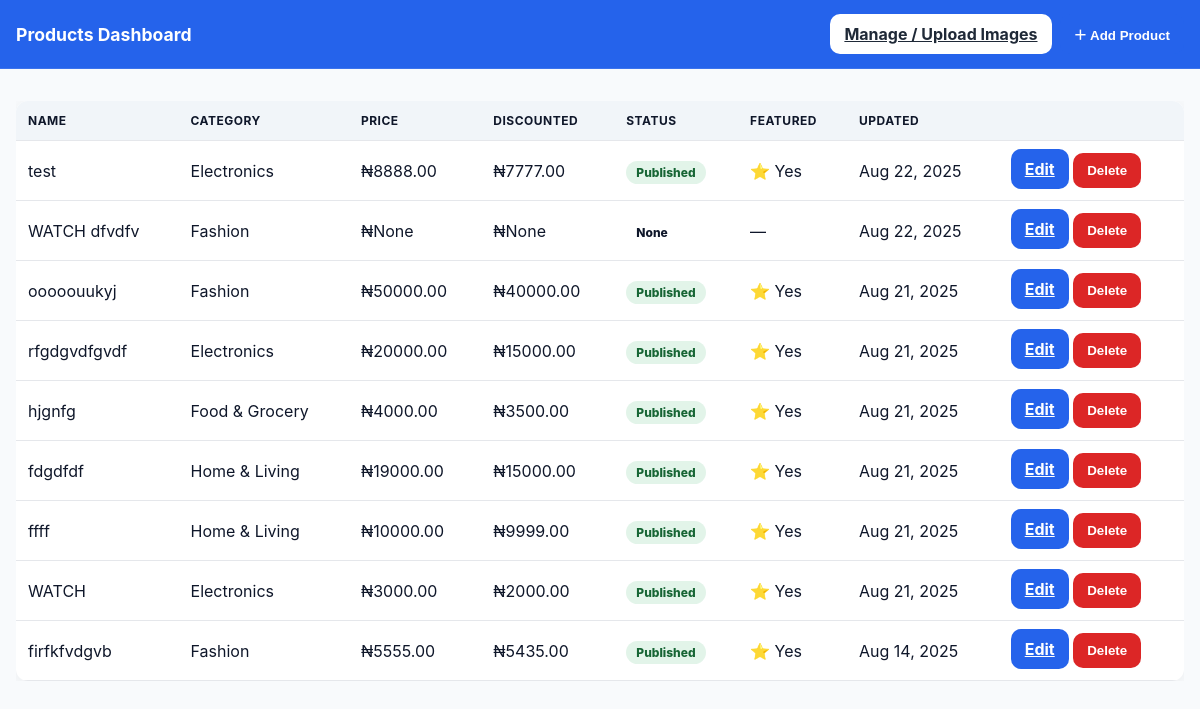
The page /products/ (signed in) on the database its author committed.
### Products/models.py (models this page shows, shortened)
class Products(models.Model):
    STATUS_CHOICES = (
    ('draft', 'Draft'),
    ('published', 'Published'),
    )
    user = models.ForeignKey(User, on_delete=models.CASCADE,null=True)
    category = models.ForeignKey(category, related_name="product_category",on_delete=models.CASCADE,null=True)
    name = models.CharField(max_length=50, null =True)
    description = models.TextField(null =True)
    meta_keywords = models.CharField(max_length=255, null =True, help_text="seo keywords seprated with comma")
    meta_descriptions = models.CharField(max_length=255, null =True, help_text="seo description here")
    product_image = models.ForeignKey(Product_image, on_delete=models.CASCADE,null= True,related_name="prod_image")
    published = models.DateTimeField(auto_now_add =True, null=True)
    updated = models.DateTimeField(auto_now=True,null=True)
    slug = models.SlugField(null=True, max_length=100,unique=True)
    actualprice = models.DecimalField(max_digits= 20, decimal_places=2,null=True)
    discountedprice = models.DecimalField(max_digits= 20, decimal_places=2,null=True)
    status = models.CharField(max_length=30, null =True,choices = STATUS_CHOICES,default="published")
    featured = models.BooleanField(default=False, null=True,blank=True)
    product_image2 = models.ForeignKey(Product_image, on_delete=models.CASCADE,null=True,related_name="prod_image2")
    product_image3 = models.ForeignKey(Product_image, on_delete=models.CASCADE, null=True,related_name="prod_image3")
    stock = models.PositiveIntegerField(default=0)
    class Meta:
        verbose_name="Products"
        verbose_name_plural="Products"

class category(models.Model):
    name = models.CharField(max_length=30, null = True)
    image = models.ImageField( upload_to="img/", null=True)
    class Meta:
        verbose_name="category"
        verbose_name_plural="Category"

### Products/views.py (the view, shortened to what this page needs)
# urls.py: path("products/", views.product_list, name="product_list"),
@login_required
def product_list(request):
    products = Products.objects.filter(user=request.user).order_by("-published")
    categories = category.objects.all()
    images = Product_image.objects.filter(user=request.user)
    return render(
        request,
        "product_list.html",
        {
            "products": products,
            "categories": categories,
            "images": images,
        },
    )

### templates/product_list.html (shortened to what this page needs)
{% load static %}
<!DOCTYPE html>
<html lang="en">
<head>
</head>
<body>
  <header>
    <div class="row">
      <h1>Products Dashboard</h1>
      <div class="actions-header">
        <a class="btn-ghost btn" href="{% url 'addproductimage' %}">Manage / Upload Images</a>
        <button id="openAdd" class="btn">＋ Add Product</button>
      </div>
    </div>
  </header>
  <div class="container">
    <div class="table-wrapper">
      <table>
        <thead>
          <tr>
            <th>Name</th><th>Category</th><th>Price</th><th>Discounted</th><th>Status</th><th>Featured</th><th>Updated</th><th></th>
          </tr>
        </thead>
        <tbody>
          {% for product in products %}
          <tr>
            <td>{{ product.name }}</td>
            <td>{{ product.category.name }}</td>
            <td>₦{{ product.actualprice }}</td>
            <td>₦{{ product.discountedprice }}</td>
            <td><span class="status {{ product.status }}">{{ product.get_status_display }}</span></td>
            <td>{% if product.featured %}⭐ Yes{% else %}—{% endif %}</td>
            <td>{{ product.updated|date:"M d, Y" }}</td>
            <td>
              <a class="btn" href="{% url 'product_update' product.slug %}">Edit</a>
              <button class="btn btn-danger" onclick="openDeleteModal('{{ product.slug }}','{{ product.name|escapejs }}')">Delete</button>
            </td>
          </tr>
          {% endfor %}
        </tbody>
      </table>
    </div>
  </div>
</body>
</html>

### templates/product_list.html (style rules this page uses)
:root { --primary:#2563eb; --primary-600:#1d4ed8; --danger:#dc2626; --danger-600:#b91c1c; --muted:#64748b; --bg:#f8fafc; --card:#fff; --ring:rgba(0,0,0,.06); --radius:12px; }
* { box-sizing:border-box }
html,body { margin:0 }
body { font-family:Inter,system-ui,-apple-system,Segoe UI,Roboto,Arial,sans-serif;background:var(--bg);color:#0f172a }
header { position:sticky;top:0;z-index:20;background:var(--primary);color:#fff;padding:14px 16px;border-bottom:1px solid rgba(255,255,255,.1) }
header .row { display:flex;gap:10px;align-items:center;justify-content:space-between;flex-wrap:wrap }
header h1 { margin:0;font-size:1.1rem }
.actions-header { display:flex;gap:8px;flex-wrap:wrap }
.btn { border:0;cursor:pointer;border-radius:10px;padding:10px 14px;font-weight:700;background:var(--primary);color:#fff }
.btn-ghost { background:#fff;color:#1f2937 }
.btn-danger { background:var(--danger) }
.container { padding:16px }
.status { padding:4px 10px;border-radius:999px;font-size:12px;font-weight:800;align-self:flex-start }
.status.published { background:rgba(22,163,74,.12);color:#166534 }
@media (min-width:900px) { .table-wrapper { display:block;overflow:auto;margin-top:16px } }
table { width:100%;border-collapse:collapse;min-width:900px;background:#fff;border-radius:var(--radius);overflow:hidden;box-shadow:0 4px 20px var(--ring) }
th,td { padding:12px;text-align:left;border-bottom:1px solid #e5e7eb;white-space:nowrap }
th { background:#f1f5f9;font-size:12px;text-transform:uppercase;letter-spacing:.5px }

### rows shown on the page
Products: name "test", category.name "Electronics", actualprice "8888.00", discountedprice "7777.00", status "Published", featured "⭐ Yes", updated "Aug 22, 2025"
Products: name "WATCH dfvdfv", category.name "Fashion", actualprice "None", discountedprice "None", status "None", updated "Aug 22, 2025"
Products: name "ooooouukyj", category.name "Fashion", actualprice "50000.00", discountedprice "40000.00", status "Published", featured "⭐ Yes", updated "Aug 21, 2025"
Products: name "rfgdgvdfgvdf", category.name "Electronics", actualprice "20000.00", discountedprice "15000.00", status "Published", featured "⭐ Yes", updated "Aug 21, 2025"
Products: name "hjgnfg", category.name "Food & Grocery", actualprice "4000.00", discountedprice "3500.00", status "Published", featured "⭐ Yes", updated "Aug 21, 2025"
Products: name "fdgdfdf", category.name "Home & Living", actualprice "19000.00", discountedprice "15000.00", status "Published", featured "⭐ Yes", updated "Aug 21, 2025"
Products: name "ffff", category.name "Home & Living", actualprice "10000.00", discountedprice "9999.00", status "Published", featured "⭐ Yes", updated "Aug 21, 2025"
Products: name "WATCH", category.name "Electronics", actualprice "3000.00", discountedprice "2000.00", status "Published", featured "⭐ Yes", updated "Aug 21, 2025"
Products: name "firfkfvdgvb", category.name "Fashion", actualprice "5555.00", discountedprice "5435.00", status "Published", featured "⭐ Yes", updated "Aug 14, 2025"
